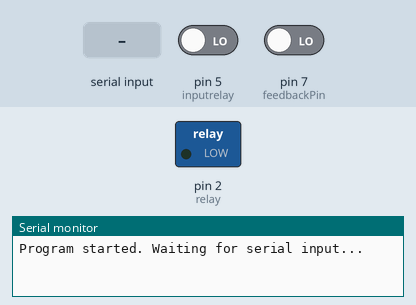
This sketch was run on a simulated Arduino Uno, built with avr-gcc and run on an emulated ATmega328P. On the bench: switched loads named in the sketch (green lamp = pin HIGH), the last lines printed to the serial monitor. Dashed ring = blinking. The inputs (shaded band) are chosen by the test bench; at power-on: pin 5 (inputrelay) LOW, pin 7 (feedbackPin) LOW.

Above: at 1.2 s.
1.3 s: pin 5 (inputrelay) driven HIGH
3.2 s: "5\n" received over Serial
At 3.4 s:
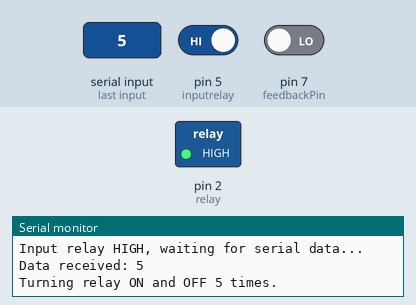
Timing chart, 0 to 6.2 s (numbered marks = the images above; inputs shaded):
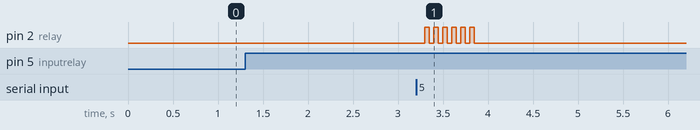

The sketch:

Signal_Distribution_to_PLC.ino
```cpp
String data_serial_receive;
int relay = 2;
int inputrelay = 5;
int feedbackPin = 7;  // Feedback pin
int a = 0;
int waktu = 50;

void setup() {
  Serial.begin(9600);
  pinMode(relay, OUTPUT);
  pinMode(inputrelay, INPUT);
  pinMode(feedbackPin, INPUT);  // Set feedback pin as input

  // Initial message in the Serial Monitor
  Serial.println("Program started. Waiting for serial input...");
}

void loop() {
  digitalWrite(relay, LOW);  // Ensure relay is off by default
  a = 0;

  // Check if inputrelay is HIGH
  if (digitalRead(inputrelay) == HIGH) {
    Serial.println("Input relay HIGH, waiting for serial data...");

    // Check if serial data is available
    if (Serial.available() > 0 && Serial.available() <= 10) {
      data_serial_receive = Serial.readStringUntil('\n');
      Serial.print("Data received: ");
      Serial.println(data_serial_receive);

      // Convert serial data to an integer
      int receivedNumber = data_serial_receive.toInt();

      // If the received number is between 1 and 10, control the relay accordingly
      if (receivedNumber >= 1 && receivedNumber <= 10) {
        Serial.print("Turning relay ON and OFF ");
        Serial.print(receivedNumber);
        Serial.println(" times.");

        for (a = 0; a <= receivedNumber; a++) {
          digitalWrite(relay, HIGH);
          delay(waktu);
          digitalWrite(relay, LOW);
          delay(waktu);
        }

        Serial.println("Relay cycle completed.");

        // Wait for feedback signal on pin 7 before resetting
        Serial.println("Waiting for feedback from pin 7...");
        while (digitalRead(feedbackPin) == LOW) {
          // Wait here until feedback signal is received (assumes HIGH is the signal)
        }
        Serial.println("Feedback received, resetting process...");

        // Reset the serial data to avoid repeated execution
        data_serial_receive = "";
      } else {
        Serial.println("Invalid data. Please enter a number between 1 and 10.");
      }
    }
  } else {
    // If inputrelay is LOW, still check serial data
    if (Serial.available() > 0) {
      data_serial_receive = Serial.readStringUntil('\n');
      if (data_serial_receive != "0") {
        digitalWrite(relay, LOW);
        Serial.println("Input relay LOW. Relay remains OFF.");
      }
    }
  }
}
```

Measured:
- after the input at 3.2 s, pin 2 (relay): alternates HIGH for 0.05 s and LOW for 0.05 s, 12 changes in all, then stays LOW, starting after 0.10 s
